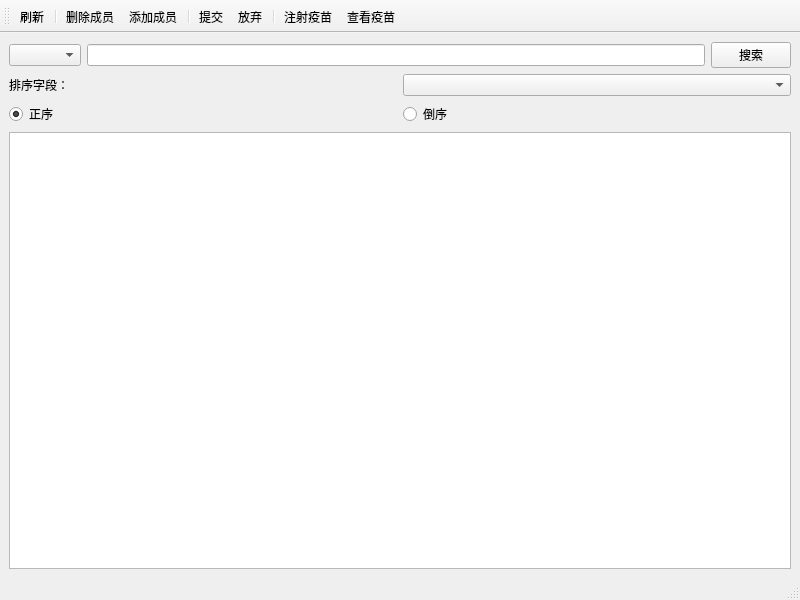
<?xml version="1.0" encoding="UTF-8"?>
<ui version="4.0">
 <class>MainWindow</class>
 <widget class="QMainWindow" name="MainWindow">
  <property name="geometry">
   <rect>
    <x>0</x>
    <y>0</y>
    <width>800</width>
    <height>600</height>
   </rect>
  </property>
  <property name="windowTitle">
   <string>MainWindow</string>
  </property>
  <widget class="QWidget" name="centralwidget">
   <layout class="QHBoxLayout" name="horizontalLayout_7">
    <item>
     <layout class="QVBoxLayout" name="verticalLayout">
      <item>
       <layout class="QGridLayout" name="gridLayout">
        <item row="0" column="1">
         <widget class="QLineEdit" name="searchEdit"/>
        </item>
        <item row="0" column="3">
         <widget class="QPushButton" name="searchButton">
          <property name="text">
           <string>搜索</string>
          </property>
         </widget>
        </item>
        <item row="0" column="0">
         <widget class="QComboBox" name="searchCom"/>
        </item>
       </layout>
      </item>
      <item>
       <layout class="QVBoxLayout" name="verticalLayout_2">
        <item>
         <layout class="QHBoxLayout" name="horizontalLayout">
          <item>
           <widget class="QLabel" name="label">
            <property name="text">
             <string>排序字段：</string>
            </property>
            <property name="buddy">
             <cstring>sortCom</cstring>
            </property>
           </widget>
          </item>
          <item>
           <widget class="QComboBox" name="sortCom"/>
          </item>
         </layout>
        </item>
        <item>
         <layout class="QHBoxLayout" name="horizontalLayout_2">
          <item>
           <widget class="QRadioButton" name="ascRadio">
            <property name="text">
             <string>正序</string>
            </property>
            <property name="checked">
             <bool>true</bool>
            </property>
           </widget>
          </item>
          <item>
           <widget class="QRadioButton" name="decRadio">
            <property name="text">
             <string>倒序</string>
            </property>
            <property name="checked">
             <bool>false</bool>
            </property>
            <property name="autoRepeat">
             <bool>false</bool>
            </property>
           </widget>
          </item>
         </layout>
        </item>
       </layout>
      </item>
      <item>
       <widget class="QTableView" name="tableView"/>
      </item>
     </layout>
    </item>
   </layout>
  </widget>
  <widget class="QToolBar" name="toolBar">
   <property name="windowTitle">
    <string>toolBar</string>
   </property>
   <attribute name="toolBarArea">
    <enum>TopToolBarArea</enum>
   </attribute>
   <attribute name="toolBarBreak">
    <bool>false</bool>
   </attribute>
   <addaction name="actRefresh"/>
   <addaction name="separator"/>
   <addaction name="actRemove"/>
   <addaction name="actAdd"/>
   <addaction name="separator"/>
   <addaction name="actCommit"/>
   <addaction name="actGiveUp"/>
   <addaction name="separator"/>
   <addaction name="actGetVac"/>
   <addaction name="actCheckV"/>
  </widget>
  <widget class="QStatusBar" name="statusBar"/>
  <action name="actAdd">
   <property name="text">
    <string>添加成员</string>
   </property>
   <property name="shortcut">
    <string>Ctrl+N</string>
   </property>
  </action>
  <action name="actRefresh">
   <property name="text">
    <string>刷新</string>
   </property>
   <property name="toolTip">
    <string>刷新</string>
   </property>
   <property name="shortcut">
    <string>F5</string>
   </property>
  </action>
  <action name="actRemove">
   <property name="text">
    <string>删除成员</string>
   </property>
   <property name="shortcut">
    <string>Del</string>
   </property>
  </action>
  <action name="actCheckV">
   <property name="checkable">
    <bool>true</bool>
   </property>
   <property name="text">
    <string>查看疫苗</string>
   </property>
  </action>
  <action name="actGetVac">
   <property name="text">
    <string>注射疫苗</string>
   </property>
  </action>
  <action name="actCommit">
   <property name="text">
    <string>提交</string>
   </property>
   <property name="shortcut">
    <string>Ctrl+S</string>
   </property>
  </action>
  <action name="actGiveUp">
   <property name="text">
    <string>放弃</string>
   </property>
   <property name="shortcut">
    <string>Esc</string>
   </property>
  </action>
 </widget>
 <resources/>
 <connections/>
</ui>
